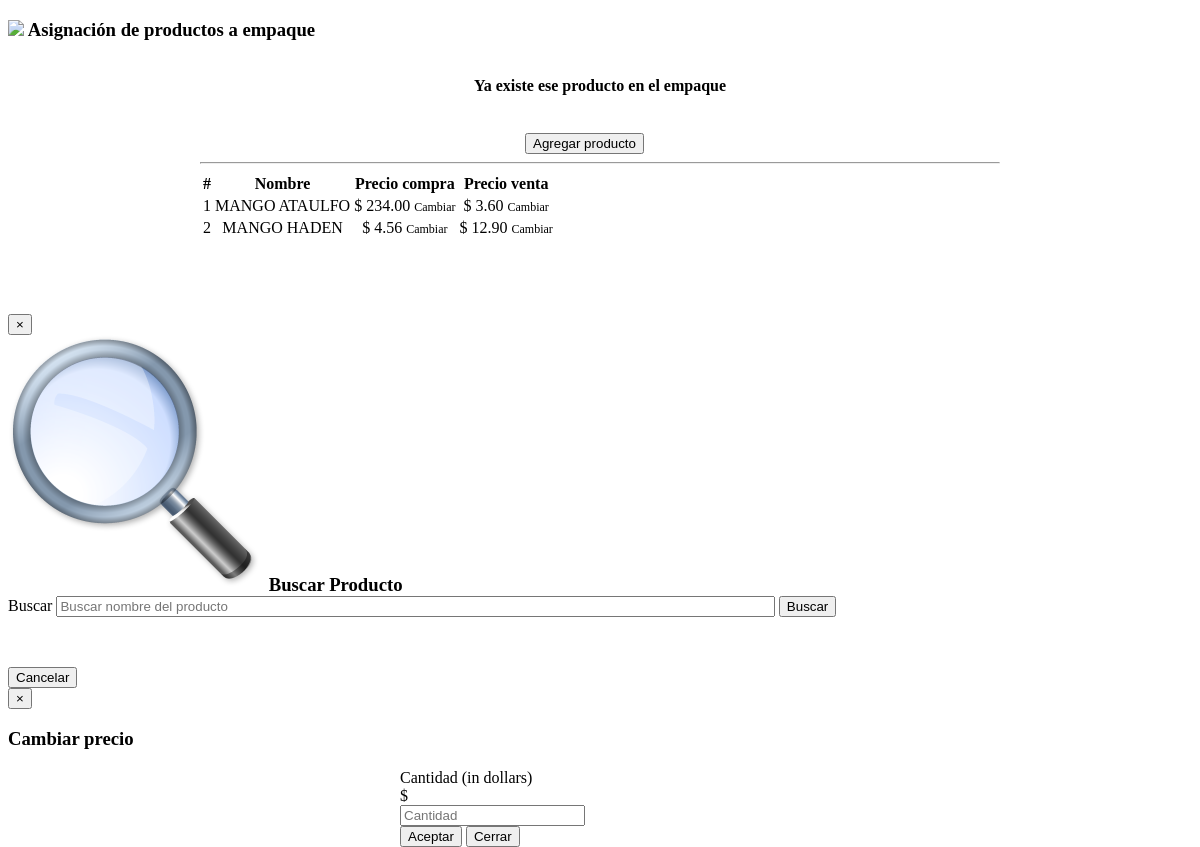
The app's page /empaque/asignar/asignarProductosEmpaques.php (signed in) with its own data.
### tables this page shows
CREATE TABLE IF NOT EXISTS `productos_empaques` (
  `id_productos_empaque` int(11) NOT NULL AUTO_INCREMENT,
  `id_empaque_fk` int(11) NOT NULL,
  `id_producto_fk` int(11) NOT NULL,
  `precio_venta` decimal(10,2) NOT NULL,
  `precio_compra` decimal(10,2) NOT NULL,
  PRIMARY KEY (`id_productos_empaque`),
  KEY `id_producto_fk_idx` (`id_producto_fk`),
  KEY `id_empaque_fk_idx` (`id_empaque_fk`)
);

CREATE TABLE IF NOT EXISTS `productos` (
  `id_producto` int(11) NOT NULL AUTO_INCREMENT,
  `nombre_producto` varchar(100) NOT NULL,
  `variedad_producto` varchar(100) NOT NULL,
  PRIMARY KEY (`id_producto`)
);

### empaque/asignar/asignarProductosEmpaques.php (the view, shortened to what this page needs)
<!DOCTYPE html>
<html>
	<head lang="ES">
		<link rel='stylesheet' type='text/css' href='../lib/pagination/css.css'/>
	</head>
	<body>
		<div style="width:100%;" class="contenedor-form">
	  		<div class="modal-header">
	    		<h3 class="modal-title">
	    			<img class="img-header" src="img/imagen.png"> Asignación de productos a empaque
	    		</h3>
	  		</div>
	  	</div>
	  	<div>
	  		<?php
	  				$result = mysql_query("select id_productos_empaque, nombre_producto, variedad_producto, precio_compra, precio_venta from productos_empaques join usuario_empaque on productos_empaques.id_empaque_fk = usuario_empaque.id_empaque_fk join productos on productos.id_producto = productos_empaques.id_producto_fk where usuario_empaque.id_usuario_fk =".$_SESSION['id_usuario']);
	  		 ?>
	  		  <br>
	  			<div style="width:500px; margin:0px auto;" id="e" class="alert alert-danger centro hidden" role="alert">		<strong>Ya existe ese producto en el empaque</strong>
		   	 	</div>
						   <br>
	  		<div style="width:800px; padding:20px; background:white; margin:0px auto;">
	  			<div style="width:150px; margin:0px auto;">
	  				<button data-toggle="modal" data-target="#modalProducto" class="btn btn-primary">
	  					<span class="glyphicon glyphicon-plus" aria-hidden="true"></span> Agregar producto
	  				</button>
	  			</div>
	  			<hr>
	  			<div id="tablaDetalles">
	  				<div id="paginacion-resultados">
		  			<table class="table table-hover">
				    	<thead>
					        <tr>
					          <th class="centro">#</th>
					          <th class="centro">Nombre</th>
					          <th class="centro">Precio compra</th>
					          <th class="centro">Precio venta</th>
					          <th></th>
					          <th></th>
					        </tr>
			      		</thead>
			      		<tbody id="Columnas">
			      			<?php
			      			$i=1;
			      			if(mysql_num_rows($result) > 0){
			      				while($row = mysql_fetch_array($result)){
			      					?><tr>
				      						<td class="centro"> <?php echo $i; ?></td>
				      						<td class="centro"><?php echo $row['nombre_producto']." ".$row['variedad_producto']; ?></td>
				      						<td class="centro">$ <?php echo $row['precio_compra']; ?>
				      							<span class="btn-link" style="font-size:12px; cursor: hand" onClick="modalCostoShow(<?php echo $row['id_productos_empaque']; ?>, <?php echo $row['precio_compra']; ?>,1)">Cambiar</span>
				      						</td>
				      						<td class="centro">$ <?php echo $row['precio_venta']; ?>
				      							<span class="btn-link" style="font-size:12px; cursor: hand" onClick="modalCostoShow(<?php echo $row['id_productos_empaque']; ?>, <?php echo $row['precio_venta']; ?>,2)">Cambiar</span>
				      						</td>
				      						<td>
						          			</td>
				      						<td style="float:right;"> </td>
			      						</tr>
			      					<?php
			      					$i++;
			      				}
				      		}
				      	 ?>
			      		</tbody>
			      	</table>
			      	<?php if($i > 1){ ?>
					<div class="my-navigation" style="margin: 0px auto;">
					<br><br><br>
					</div>
					<?php } ?>
</div>
		      	</div>
	  		</div>
	  	</div>
	  	<div class="modal fade bs-example-modal-md" id="modalProducto" tabindex="-1" role="dialog" aria-labelledby="myLargeModalLabel">
			<div class="modal-dialog modal-md">
				<div class="modal-content">
					<div class="modal-header">
						<button type="button" class="close" data-dismiss="modal" aria-label="Close"><span aria-hidden="true">&times;</span></button>
						<h3 class="titulo-header" style="margin:0">
							<img class="img-header" src="img/buscar.png">
							<span id="titulo-detalles">Buscar Producto</span>
						</h3>
					</div>
					<div class="modal-body" style="background:#FFFFFF;">
						<div class="form-inline">
								<label class="col-sm-2 control-label">Buscar</label>
								<input style="width:60%" placeholder="Buscar nombre del producto" type="text" class="form-control" name="inputBuscarProducto" id="inputBuscarProducto"  onkeyup="if(event.keyCode == 13) buscarProductos();" style="width: 80%;">
								<button type="button" class="btn btn-primary" onclick="buscarProductos()"><i class="glyphicon glyphicon-search"></i> Buscar</button>
						</div>
					<p>&nbsp;</p>
					</div>
					<div class="modal-footer">
						<button type="button" class="btn btn-default" data-dismiss="modal">Cancelar</button>
					</div>
				</div>
			</div>
		</div>
			<div class="modal fade" id="myModal" tabindex="-1" role="dialog" aria-labelledby="myModalLabel">
			  <div class="modal-dialog" role="document">
			    <div class="modal-content">
			      <div class="modal-header">
			        <button type="button" class="close" data-dismiss="modal" aria-label="Close"><span aria-hidden="true">&times;</span></button>
			        <h3 class="modal-title" id="myModalLabel">Cambiar precio</h3>
			      </div>
			      <div class="modal-body fondo-blanco">
			      	<div style="margin:0px auto; width:400px; height:50px;">
			        	<form class="form-inline" method="post" action="javascript:modificarCosto()">
						  <div class="form-group">
						    <label class="sr-only" for="exampleInputAmount">Cantidad (in dollars)</label>
						    <div class="input-group">
						      <div class="input-group-addon">$</div>
						      	<input type="number" step="0.01" class="form-control" min="0" id="precio_producto" name="precio_producto" placeholder="Cantidad">
						    </div>
						  </div>
						  <button onclick="" class="btn btn-primary">Aceptar</button>
						  <button class="btn btn-default" data-dismiss="modal">Cerrar</button>
						</form>
					</div>
			      </div>
			    </div>
			  </div>
			</div>
	</body>
</html>

### empaque/asignar/asignarProductosEmpaques.php (style rules this page uses)
.centro { text-align: center; }

### records on screen
productos_empaques: id_producto_fk.nombre_producto "MANGO", id_producto_fk.variedad_producto "ATAULFO", precio_compra "234.00", precio_venta "3.60"
productos_empaques: id_producto_fk.nombre_producto "MANGO", id_producto_fk.variedad_producto "HADEN", precio_compra "4.56", precio_venta "12.90"
